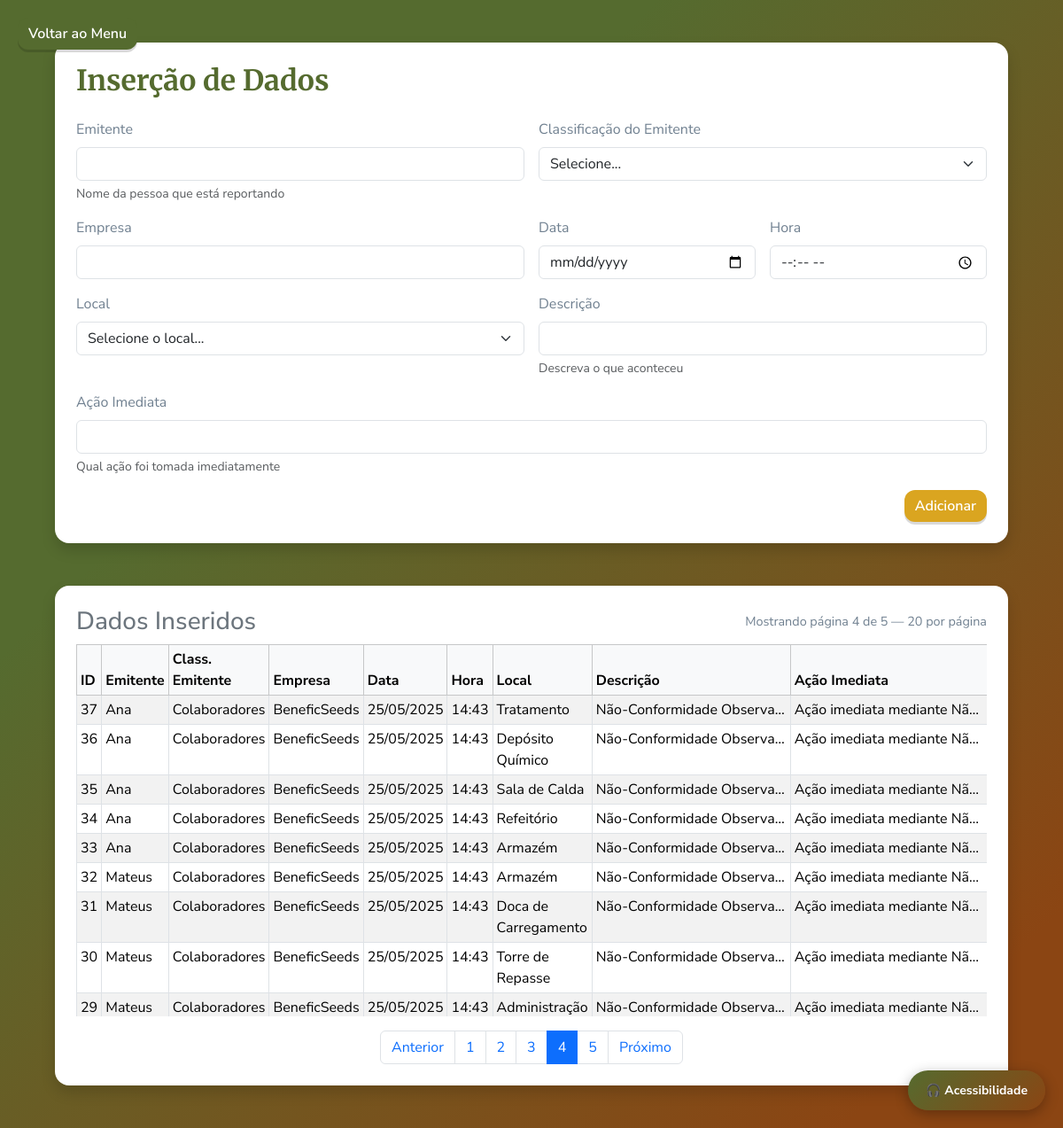
Screenshot of /abertura?page=4 with the database file from the repository.
### app.py (models this page shows)
class Entrada(db.Model):
    id = db.Column(db.Integer, primary_key=True)
    emitente = db.Column(db.String(40), nullable=False)
    classificação = db.Column(db.String(15), nullable=False)
    empresa = db.Column(db.String(15), nullable=False)
    data = db.Column(db.Date, nullable=False)
    hora = db.Column(db.Time, nullable=False)
    local = db.Column(db.String(20), nullable=False)
    observação = db.Column(db.String(150), nullable=False)
    ação = db.Column(db.String(150), nullable=False)
    class_sst = db.Column(db.String(50), nullable=True)
    class_ambiental = db.Column(db.String(50), nullable=True)
    causa = db.Column(db.String(300), nullable=True)
    parecer = db.Column(db.String(100), nullable=True)
    num_ordem_man = db.Column(db.String(20), nullable=True)
    obs_sprocedencia = db.Column(db.String(20), nullable=True)
    obs_justificativa = db.Column(db.String(20), nullable=True)
    multipla_condição = db.Column(db.String(60), nullable=True)
    multipla_comportamento = db.Column(db.String(60), nullable=True)
    multipla_ambiental = db.Column(db.String(60), nullable=True)
    funcionario = db.Column(db.String(20), nullable=True)

### app.py (the view, shortened to what this page needs)
@app.route("/abertura", methods=["GET", "POST"])
def abertura():
    page = request.args.get('page', 1, type=int)
    pagination = Entrada.query.order_by(Entrada.id.desc()).paginate(
        page=page, per_page=PER_PAGE, error_out=False
    )
    entradas = pagination.items
    total_pages = pagination.pages or 1
    return render_template('abertura.html',
                           entradas=entradas,
                           page=page,
                           per_page=PER_PAGE,
                           total_pages=total_pages)

### templates/abertura.html (shortened to what this page needs)
{% extends "base.html" %}
{% block content %}
<div class="container py-5 centered">
    <div class="card card-wide shadow p-4 mb-5">
        <h2 class="mb-4">Inserção de Dados</h2>
        <form method="post" class="row g-3">
            <div class="col-md-6">
                <label for="emitente" class="form-label">Emitente</label>
                <input type="text" id="emitente" name="emitente" class="form-control" required
                       aria-describedby="emitenteHelp">
                <div id="emitenteHelp" class="form-text">Nome da pessoa que está reportando</div>
            </div>
            <div class="col-md-6">
                <label class="form-label">Classificação do Emitente</label>
                <select name="classificação" class="form-select" required>
                    <option value="">Selecione...</option>
                </select>
            </div>
            <div class="col-md-6">
                <label class="form-label">Empresa</label>
                <input type="text" name="empresa" class="form-control" required>
            </div>
            <div class="col-md-3">
                <label class="form-label">Data</label>
                <input type="date" name="data" class="form-control" required>
            </div>
            <div class="col-md-3">
                <label class="form-label">Hora</label>
                <input type="time" name="hora" class="form-control" required>
            </div>
            <div class="col-md-6">
                <label class="form-label">Local</label>
                <select name="local" class="form-select" required>
                    <option value="">Selecione o local...</option>
                </select>
            </div>
            <div class="col-md-6">
                <label class="form-label">Descrição</label>
                <input type="text" name="observação" class="form-control" required
                       aria-describedby="descricaoHelp">
                <div id="descricaoHelp" class="form-text">Descreva o que aconteceu</div>
            </div>
            <div class="col-md-12">
                <label class="form-label">Ação Imediata</label>
                <input type="text" name="ação" class="form-control" required
                       aria-describedby="acaoHelp">
                <div id="acaoHelp" class="form-text">Qual ação foi tomada imediatamente</div>
            </div>
            <div class="col-md-12 text-end">
                <button type="submit" class="btn btn-success">Adicionar</button>
            </div>
        </form>
    </div>
    <div class="card card-wide shadow p-4">
        <div class="d-flex justify-content-between align-items-center mb-2">
            <h3 class="mb-0 text-secondary">Dados Inseridos</h3>
            <div class="small-muted">Mostrando página {{ page }} de {{ total_pages }} — {{ per_page }} por página</div>
        </div>
        <div class="table-responsive">
            <table class="table table-bordered table-striped table-sm mb-0">
                <thead class="table-light">
                    <tr>
                        <th>ID</th>
                        <th>Emitente</th>
                        <th>Class. Emitente</th>
                        <th>Empresa</th>
                        <th>Data</th>
                        <th>Hora</th>
                        <th>Local</th>
                        <th>Descrição</th>
                        <th>Ação Imediata</th>
                    </tr>
                </thead>
                <tbody>
                    {% for entrada in entradas %}
                    <tr>
                        <td>{{ entrada.id }}</td>
                        <td class="truncate" title="{{ entrada.emitente }}">{{ entrada.emitente }}</td>
                        <td>{{ entrada.classificação }}</td>
                        <td class="truncate" title="{{ entrada.empresa }}">{{ entrada.empresa }}</td>
                        <td>{{ entrada.data.strftime('%d/%m/%Y') }}</td>
                        <td>{{ entrada.hora.strftime('%H:%M') if entrada.hora else '' }}</td>
                        <td>{{ entrada.local }}</td>
                        <td class="truncate" title="{{ entrada.observação }}">{{ entrada.observação }}</td>
                        <td class="truncate" title="{{ entrada.ação }}">{{ entrada.ação }}</td>
                    </tr>
                    {% else %}
                    <tr>
                        <td colspan="9" class="text-center small-muted">Nenhuma entrada encontrada.</td>
                    </tr>
                    {% endfor %}
                </tbody>
            </table>
        </div>
        {% if total_pages > 1 %}
        <nav aria-label="Paginação" class="mt-3">
            <ul class="pagination justify-content-center mb-0">
                <li class="page-item {% if page <= 1 %}disabled{% endif %}">
                    <a class="page-link" href="?page={{ page - 1 }}" aria-label="Anterior">Anterior</a>
                </li>
                {% set start = page - 3 if page - 3 > 1 else 1 %}
                {% set end = page + 3 if page + 3 < total_pages else total_pages %}
                {% for p in range(start, end + 1) %}
                    <li class="page-item {% if p == page %}active{% endif %}">
                        <a class="page-link" href="?page={{ p }}">{{ p }}</a>
                    </li>
                {% endfor %}
                <li class="page-item {% if page >= total_pages %}disabled{% endif %}">
                    <a class="page-link" href="?page={{ page + 1 }}" aria-label="Próximo">Próximo</a>
                </li>
            </ul>
        </nav>
        {% endif %}
    </div>
</div>
{% endblock %}

### static/css/style.css (style rules this page uses)
:root { --verde-oliva: #556B2F; --amarelo-dourado: #DAA520; --marrom-avermelhado: #8B4513; --cinza-ardosia: #708090; --branco: #FFFFFF; }
body { font-family: 'Nunito Sans', sans-serif; color: var(--cinza-ardosia); background: linear-gradient(135deg, var(--verde-oliva) 30%, var(--marrom-avermelhado) 90%); margin: 0; padding: 0; min-height: 100vh; justify-content: center; }
.card { background-color: var(--branco); border: none; border-radius: 16px; box-shadow: 0 8px 20px rgba(0, 0, 0, 0.2); color: var(--cinza-ardosia); padding: 2.5rem; width: 100%; max-width: 500px; }
.card-wide { background-color: var(--branco); border: none; border-radius: 16px; box-shadow: 0 8px 20px rgba(0, 0, 0, 0.2); color: var(--cinza-ardosia); padding: 2.5rem; width: 100%; max-width: 1200px; }
h2 { font-family: 'Merriweather', serif; color: var(--verde-oliva); font-weight: 700; }
.btn { border-radius: 12px; font-weight: 600; transition: all 0.2s ease; color: var(--branco); box-shadow: 0 3px 0 rgba(0, 0, 0, 0.15); }
.btn-success { background-color: var(--amarelo-dourado); border: none; }
.centered { display: flex; align-items: center; justify-content: center; }
.container { display: flex; justify-content: center; align-items: center; flex-direction: column; min-height: 100vh; max-width: 95%; padding: 2rem; }

### templates/abertura.html (style rules this page uses)
.table-responsive { max-height: 420px; overflow: auto; }
td.truncate { max-width: 14rem; white-space: nowrap; overflow: hidden; text-overflow: ellipsis; }
.small-muted { color: var(--cinza-ardosia); font-size: .9rem; }

### rows the page displays
Entrada: id "37", emitente "Ana", classificação "Colaboradores", empresa "BeneficSeeds", data "25/05/2025", hora "14:43", local "Tratamento", observação "Não-Conformidade Observa…", ação "Ação imediata mediante Nã…"
Entrada: id "36", emitente "Ana", classificação "Colaboradores", empresa "BeneficSeeds", data "25/05/2025", hora "14:43", local "Depósito Químico", observação "Não-Conformidade Observa…", ação "Ação imediata mediante Nã…"
Entrada: id "35", emitente "Ana", classificação "Colaboradores", empresa "BeneficSeeds", data "25/05/2025", hora "14:43", local "Sala de Calda", observação "Não-Conformidade Observa…", ação "Ação imediata mediante Nã…"
Entrada: id "34", emitente "Ana", classificação "Colaboradores", empresa "BeneficSeeds", data "25/05/2025", hora "14:43", local "Refeitório", observação "Não-Conformidade Observa…", ação "Ação imediata mediante Nã…"
Entrada: id "33", emitente "Ana", classificação "Colaboradores", empresa "BeneficSeeds", data "25/05/2025", hora "14:43", local "Armazém", observação "Não-Conformidade Observa…", ação "Ação imediata mediante Nã…"
Entrada: id "32", emitente "Mateus", classificação "Colaboradores", empresa "BeneficSeeds", data "25/05/2025", hora "14:43", local "Armazém", observação "Não-Conformidade Observa…", ação "Ação imediata mediante Nã…"
Entrada: id "31", emitente "Mateus", classificação "Colaboradores", empresa "BeneficSeeds", data "25/05/2025", hora "14:43", local "Doca de Carregamento", observação "Não-Conformidade Observa…", ação "Ação imediata mediante Nã…"
Entrada: id "30", emitente "Mateus", classificação "Colaboradores", empresa "BeneficSeeds", data "25/05/2025", hora "14:43", local "Torre de Repasse", observação "Não-Conformidade Observa…", ação "Ação imediata mediante Nã…"
Entrada: id "29", emitente "Mateus", classificação "Colaboradores", empresa "BeneficSeeds", data "25/05/2025", hora "14:43", local "Administração", observação "Não-Conformidade Observa…", ação "Ação imediata mediante Nã…"

### other values shown
{{ page }} "4"
{{ total_pages }} "5"
{{ per_page }} "20"
{{ p }} "1" "2" "3" "4" "5"
